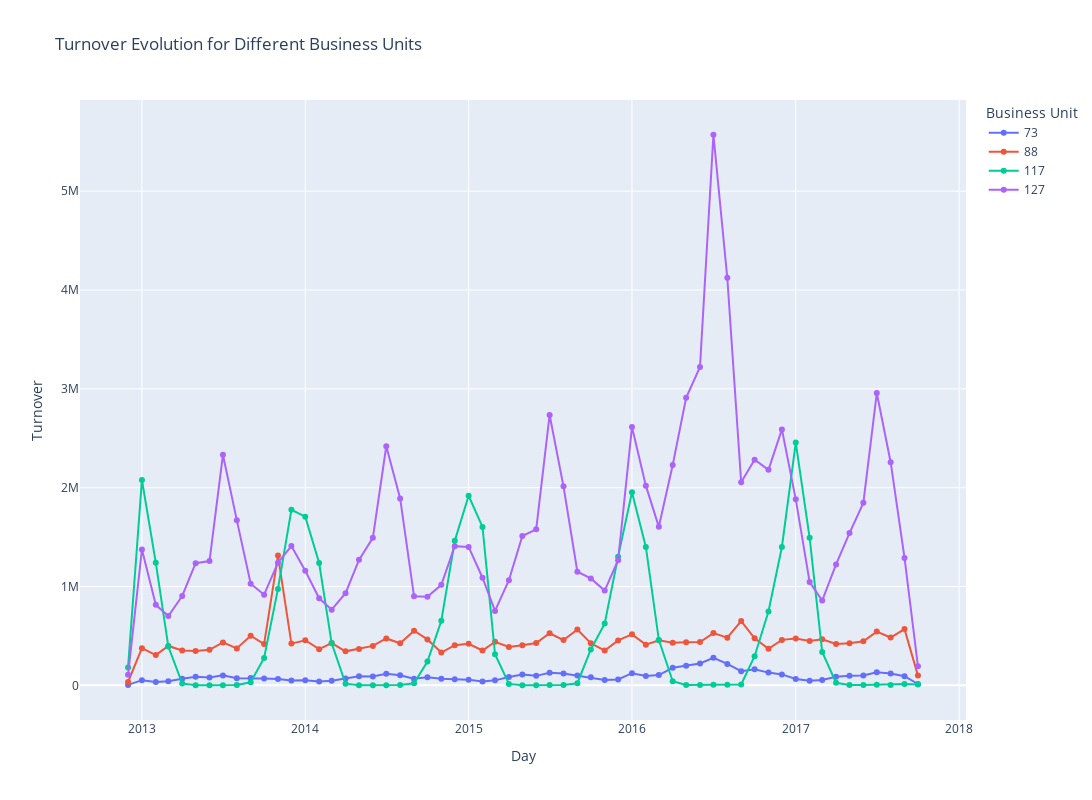

The notebook cell saved with this chart:
### Code cell
fig = px.line(monthly_turnover, 
              x='year_month', 
              y='turnover', 
              color='dpt_num_department', 
              title='Turnover Evolution for Different Business Units',
              markers=True)

# Optional: Customize the layout
fig.update_layout(
    xaxis_title='Day',
    yaxis_title='Turnover',
    legend_title='Business Unit',
    template='plotly',
    width=1200,
    height=800
)

fig.show()
